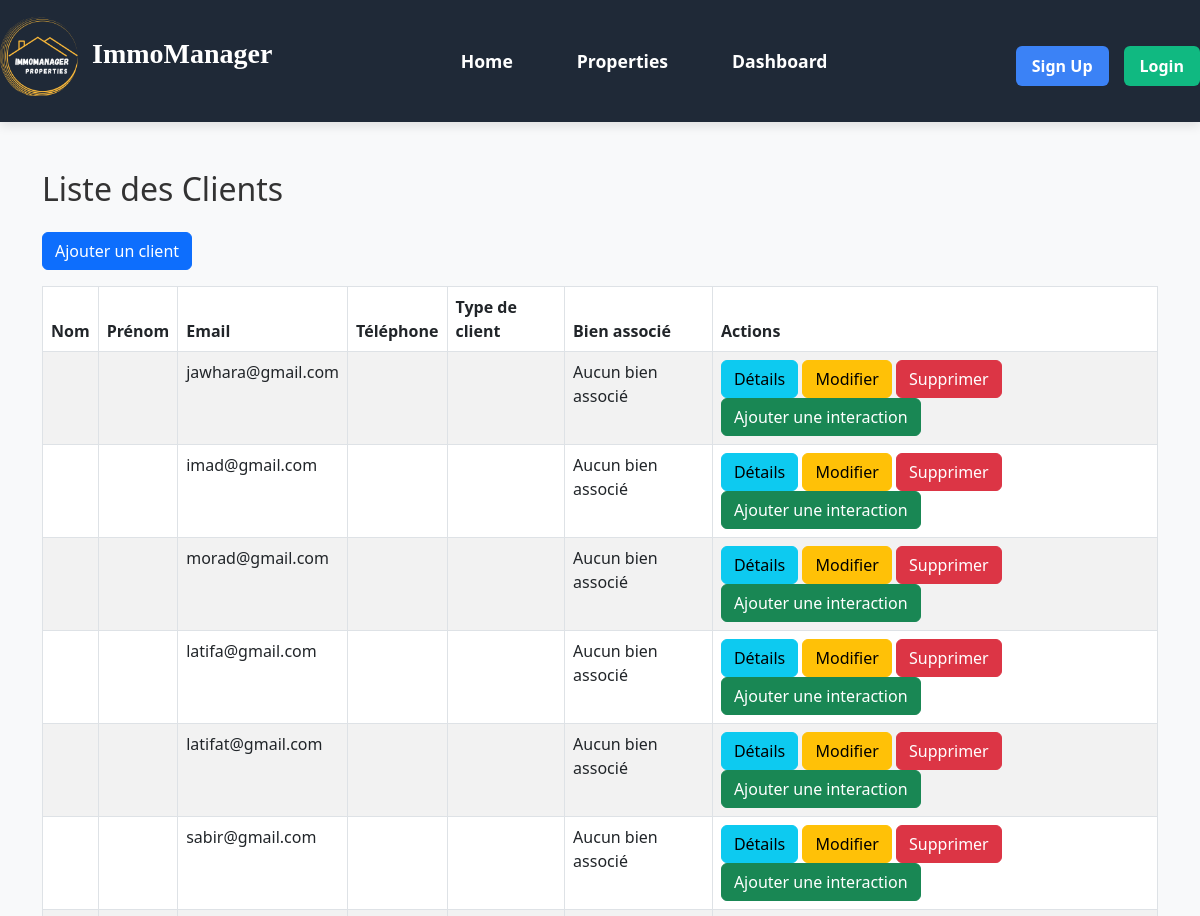
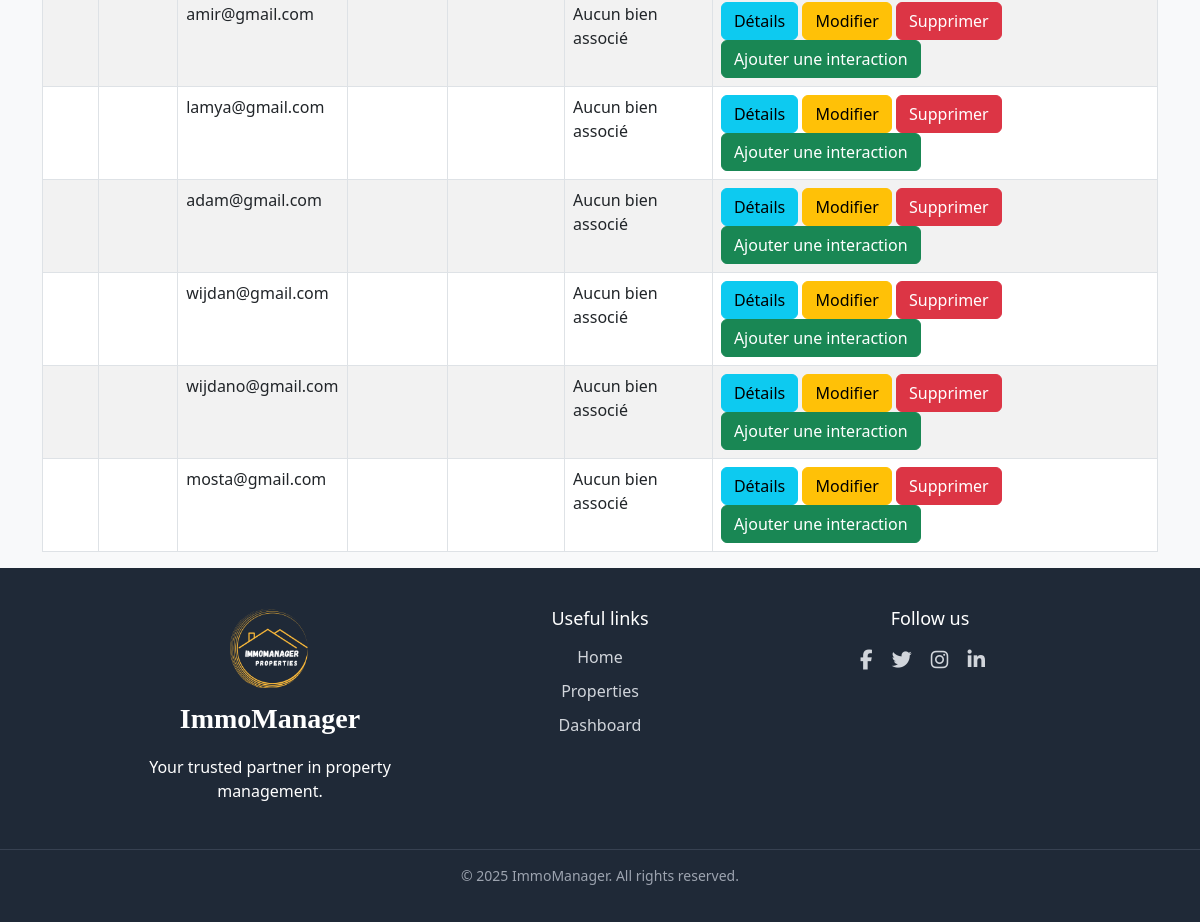
The app's page /clients/clients/ with its own data (2 pictures, top to bottom).
### clients/models.py (models this page shows, shortened)
class Client(models.Model):
    user = models.OneToOneField(settings.AUTH_USER_MODEL, on_delete=models.CASCADE, null=True, blank=True)
    last_name = models.CharField(max_length=100)  # Nom -> last_name
    first_name = models.CharField(max_length=100)  # Prénom -> first_name
    email = models.EmailField(unique=True)
    phone = models.CharField(max_length=20, blank=True, null=True)
    CLIENT_TYPE_CHOICES = [
        ('Buyer', 'Buyer'),  # Acheteur -> Buyer
        ('Tenant', 'Tenant'),  # Locataire -> Tenant
    ]
    client_type = models.CharField(max_length=10, choices=CLIENT_TYPE_CHOICES, default='Buyer')  # type_client -> client_type
    property = models.ForeignKey('biens.Bien', on_delete=models.SET_NULL, null=True, blank=True, related_name="interested_clients")  # bien -> property, on spécifie 'biens.Bien'

### clients/views.py (the view)
# urls.py: path('clients/', views.client_list, name='client_list'),  # Liste des clients
def client_list(request):
    clients = Client.objects.all()
    return render(request, 'clients/client_list.html', {'clients': clients})

### clients/templates/clients/client_list.html
{% extends 'base.html' %}
{% block content %}
<div class="container mt-5">
    <h2 class="mb-4">Liste des Clients</h2>
    <a href="{% url 'client_add' %}" class="btn btn-primary mb-3">Ajouter un client</a>
    <table class="table table-bordered table-striped">
        <thead class="thead-dark">
            <tr>
                <th>Nom</th>
                <th>Prénom</th>
                <th>Email</th>
                <th>Téléphone</th>
                <th>Type de client</th>
                <th>Bien associé</th>
                <th>Actions</th>
            </tr>
        </thead>
        <tbody>
            {% for client in clients %}
            <tr>
                <td>{{ client.nom }}</td>
                <td>{{ client.prenom }}</td>
                <td>{{ client.email }}</td>
                <td>{{ client.telephone }}</td>
                <td>{{ client.type_client }}</td>
                <td>
                    {% if client.bien %}
                        {{ client.bien.titre }}
                    {% else %}
                        Aucun bien associé
                    {% endif %}
                </td>
                <td>
                    <a href="{% url 'client_detail' client.id %}" class="btn btn-info">Détails</a>
                    <a href="{% url 'client_edit' client.id %}" class="btn btn-warning">Modifier</a>
                    <a href="{% url 'client_delete' client.id %}" class="btn btn-danger">Supprimer</a>
                    <a href="{% url 'ajouter_interaction' client.id %}" class="btn btn-success">Ajouter une interaction</a>
                </td>
            </tr>
            {% endfor %}
        </tbody>
    </table>
</div>
{% endblock %}

### templates/base.html (style rules this page uses)
:root { --primary-color: #3b82f6; --accent-color: #00b894; --dark-color: #333; --light-color: #f8f9fa; }
* { margin: 0; padding: 0; box-sizing: border-box; }
body { font-family: 'Segoe UI', Tahoma, Geneva, Verdana, sans-serif; background-color: var(--light-color); color: var(--dark-color); margin: 0; padding: 0; }

### records on screen
Client: email "jawhara@gmail.com"
Client: email "imad@gmail.com"
Client: email "morad@gmail.com"
Client: email "latifa@gmail.com"
Client: email "latifat@gmail.com"
Client: email "sabir@gmail.com"
Client: email "amir@gmail.com"
Client: email "lamya@gmail.com"
Client: email "adam@gmail.com"
Client: email "wijdan@gmail.com"
Client: email "wijdano@gmail.com"
Client: email "mosta@gmail.com"
